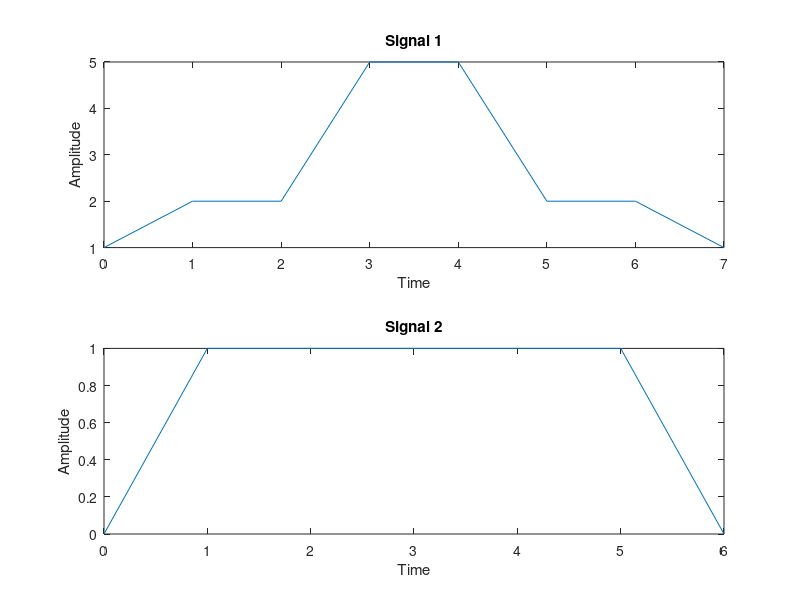

Source code (MATLAB):
clc;
clear all;
close all;
 
t=0:1:7;
u = [ones(1,1).*1 ones(1,2).*2 ones(1,1).*5 ones(1,1).*5 ones(1,2).*2 ones(1,1)];
subplot(2,1,1);
plot(t,u);
xlabel('Time');
ylabel('Amplitude');
title('Signal 1');
 
t=0:1:6;
u1 = [zeros(1,1) ones(1,5) zeros(1,1)];
subplot(2,1,2);
plot(t,u1);
xlabel('Time');
ylabel('Amplitude');
title('Signal 2');